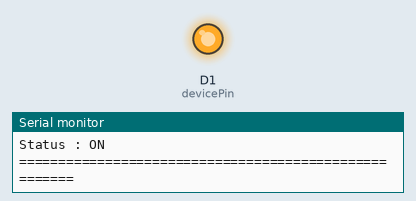
This sketch was run on a simulated ESP8266 (Wemos D1 mini). On the bench: output pins drawn as LEDs (lit = HIGH), the last lines printed to the serial monitor.

Above: at 2.5 s.
At 7.5 s:
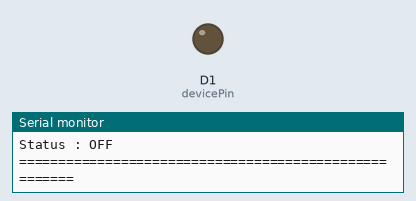
Timing chart, 0 to 13.0 s (numbered marks = the images above):
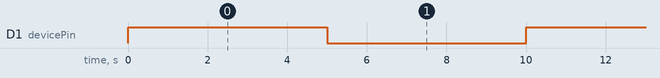

The sketch:

relay-pump-serial.ino
```cpp
/*
 *  PLEASE DONT DELETE AND EDIT
 *  Develop by          : Nurman Hariyanto
 *  Email               : nurman.hariyanto13@gmail.com
 *  Project             : PKL-ONLINE Relay Pump
 *  Version             : 1.0
 *  Description         : This code for control relay on and off, displays status relay to serial monior
 *  Microcontroller     : Wemos Mini ESP8266
 *                        NodeMCU ESP8266
 *  Device              : Relay 5v
 */


/*
 * YOU CAN EDIT NOW
 */


////////////////////////////////////////////////////////////////////////////////////////////////////////////////////////////


/*
 * Device parameter
 * -Guid -> Id Device (unique) you can generate from here (https://www.uuidgenerator.net/version1)
 * -status device -> save last state from the pump is on or off (1 = on , 0 = off)
 * -pin microcontroller
 */
String deviceGuid                = "8d346f0e-0f83-43eb-b5d9-c2d1ca5bbeeb"; //You can change this guid with your guid
int devicePin                    = D1; //this is a Digital Pin for output

void setup(){
  pinMode(devicePin,OUTPUT);
  digitalWrite(devicePin,LOW); //Initiate relay with LOW
  Serial.begin(115200);
}


void loop(){
  Serial.print("Device ID :");
  Serial.println(deviceGuid);
  Serial.print("Status : ");
  digitalWrite(devicePin,HIGH);
  Serial.println("ON");
  Serial.println("======================================================");
  delay(5000); //will off in 5 sec


  Serial.print("Device ID :");
  Serial.println(deviceGuid);
  Serial.print("Status : ");
  digitalWrite(devicePin,LOW);
  Serial.println("OFF");
  Serial.println("======================================================");
  delay(5000); // will on in 5 sec

}
```

Measured:
- by itself, D1 (devicePin): alternates HIGH for 5.0 s and LOW for 5.0 s
